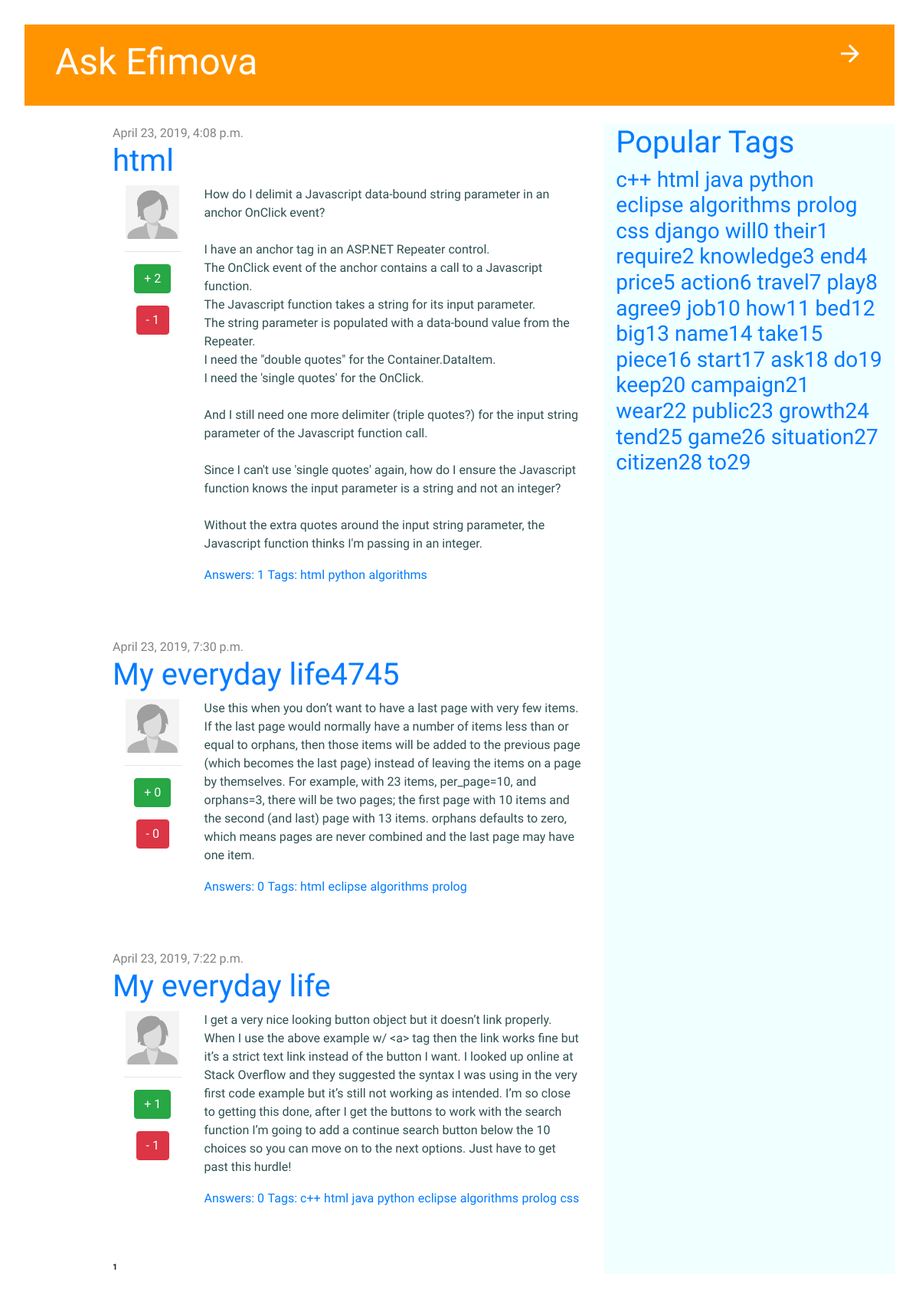
The page /posts/tag/2/ on the database its author committed.
### blog/models.py (models this page shows, shortened)
class Post(models.Model):
    author = models.ForeignKey(settings.AUTH_USER_MODEL, on_delete=models.CASCADE)
    title = models.CharField(max_length=200)
    text = models.TextField()
    created_date = models.DateTimeField(default=timezone.now)
    published_date = models.DateTimeField(blank=True, null=True)
    likes = models.ManyToManyField(MyUser, related_name='likes', blank=True)
    dislikes = models.ManyToManyField(MyUser, related_name='dislikes', blank=True)
    tags = models.ManyToManyField(Tag)
    def approved_comments(self):
        return self.comments.filter(approved_comment=True)

class Tag(models.Model):
    title = models.CharField(max_length=120, verbose_name=u"Заголовок ярлыка")
    def __str__(self):
        return self.title

### blog/views.py (the view)
# urls.py: path('posts/tag/<int:pk>/', views.posts_by_tag, name='posts_by_tag'),
def posts_by_tag(request, pk):
    tag = get_object_or_404(Tag, pk=pk)
    posts_list = tag.post_set.all()
    paginator = Paginator(posts_list, 3)
    page = request.GET.get('page')
    posts = paginator.get_page(page)
    tags = Tag.objects.all()
    return render(request, 'blog/post_list.html', {'posts': posts, 'tags': tags})

### blog/templates/blog/post_list.html (shortened to what this page needs)
{% extends 'blog/base.html' %}
{% block content %}
    {% for post in posts %}
        <div class="post">
            <div class="date">
                {{ post.published_date }}
            </div>
            <h1><a href="{% url 'post_detail' pk=post.pk %}">{{ post.title }}</a></h1>
            <div class="container">
                <div class="row">
                    <div class="col-md-2 text-center">
                        <img src="media/user.jpg" height="70" width="70">
                        <hr>
                        <form action="{% url 'like_post' %}" method="post">
                            <button type="submit" name="post_id" value="{{ post.id }}" class="btn btn-success">+ {{post.likes.count }}</button>
                        </form>
                        <form action="{% url 'dislike_post' %}" method="post">
                            <button type="submit" name="post_id" value="{{ post.id }}" class="btn btn-danger">- {{post.dislikes.count }}</button>
                        </form>
                    </div>
                    <div class="col-md-10">
                        <p>{{ post.text|linebreaksbr }}</p>
                        <a href="">Answers: {{ post.approved_comments.count }}</a>
                        <a href="">Tags: </a>
                        {% for tag in post.tags.all %}
                            <a href="{% url 'posts_by_tag' pk=tag.pk %}">{{ tag }}</a>
                        {% endfor %}
                    </div>
                </div>
            </div>
        </div>
    {% endfor %}
    {% include 'blog/paginator.html' %}
{% endblock %}

### blog/templates/blog/base.html (shortened to what this page needs)
{% load static %}
<html>
    <head>
        <link rel="stylesheet" href="https://stackpath.bootstrapcdn.com/bootstrap/4.3.1/css/bootstrap.min.css">
        <link rel="stylesheet" href="{% static 'css/blog.css' %}">
        <link rel="stylesheet" href="{% static 'css/icons.css' %}">
    </head>
    <div class="page-header">
        {% if user.is_authenticated %}
        <a href="{% url 'post_new' %}" class="top-menu">
            <i class="material-icons md-48">add</i>
        </a>
        <a href="{% url 'post_list' %}" class="top-menu">
            <i class="material-icons md-48">edit</i>
        </a>
        <a href="{% url 'profile' %}" class="top-menu">
            <i class="material-icons md-48">person</i>
        </a>
        <a href="{% url 'logout' %}" class="top-menu">
            <i class="material-icons md-48">exit_to_app</i>
        </a>
        <p class="top-menu">Hello, {{ user.username }}!</p>
        {% else %}
        <a href="{% url 'register' %}" class="top-menu">
            <i class="material-icons md-36">arrow_forward</i>
        </a>
        {% endif %}
        <h1><a href="/">Ask Efimova</a></h1>
    </div>
    <br>
    <div class="container">
        <div class="row">
            <div class="col-md-8">
                <div class="content">
                    {% block content %}
                    {% endblock %}
                </div>
            </div>
            <div class="col-md-4 blue">
                {% if tags%}
                <h1>
                    <span class="label label-info">
                        <a href="">Popular Tags</a>
                    </span>
                </h1>
                <h3>
                    {% for tag in tags %}
                    <span class="label label-warning"><a href="{% url 'posts_by_tag' pk=tag.pk %}">{{ tag.title }}</a></span>
                    {% endfor %}
                </h3>
                {% endif %}
            </div>
        </div>
    </div>
</html>

### blog/static/css/blog.css (style rules this page uses)
.page-header { background-color: #ff9400; margin-top: 0; padding: 20px 20px 20px 40px; }
.page-header h1, .page-header h1 a, .page-header h1 a:visited, .page-header h1 a:active { color: #ffffff; font-size: 36pt; text-decoration: none; }
.content { margin-left: 100px; }
h1, h2, h3, h4, h5, h6, p { color: darkslategrey; font-family: 'Margarine', cursive; }
a, button { font-family: 'Margarine', cursive; }
.date { font-family: 'Margarine', cursive; color: #828282; }
.top-menu, .top-menu:hover, .top-menu:visited { color: #ffffff; float: right; font-size: 26pt; margin-right: 20px; }
.post { margin-bottom: 70px; }
.blue { background-color: azure; }

### rows shown on the page
Post: published_date "April 23, 2019, 4:08 p.m.", title "html", likes.count "2", dislikes.count "1", text "How do I delimit a Javascript data-bound string parameter in an anchor OnClick event? I have an anchor tag in an ASP.NET Repeater control. The OnClick event of the anchor contains a call to a Javascript function. The Javascript function takes a string for its input parameter. The string parameter is populated with a data-bound value from the Repeater. I need the \"double quotes\" for the Container.DataItem. I need the 'single quotes' for the OnClick. And I still need one more delimiter (triple quotes?) for the input string parameter of the Javascript function call. Since I can't use 'single quotes' again, how do I ensure the Javascript function knows the input parameter is a string and not an…", approved_comments.count "1"
Tag: title "html"
Tag: title "python"
Tag: title "algorithms"
Post: published_date "April 23, 2019, 7:30 p.m.", title "My everyday life4745", likes.count "0", dislikes.count "0", text "Use this when you don’t want to have a last page with very few items. If the last page would normally have a number of items less than or equal to orphans, then those items will be added to the previous page (which becomes the last page) instead of leaving the items on a page by themselves. For example, with 23 items, per_page=10, and orphans=3, there will be two pages; the first page with 10 items and the second (and last) page with 13 items. orphans defaults to zero, which means pages are never combined and the last page may have one item.", approved_comments.count "0"
Tag: title "eclipse"
Tag: title "prolog"
Post: published_date "April 23, 2019, 7:22 p.m.", title "My everyday life", likes.count "1", dislikes.count "1", text "I get a very nice looking button object but it doesn’t link properly. When I use the above example w/ <a> tag then the link works fine but it’s a strict text link instead of the button I want. I looked up online at Stack Overflow and they suggested the syntax I was using in the very first code example but it’s still not working as intended. I’m so close to getting this done, after I get the buttons to work with the search function I’m going to add a continue search button below the 10 choices so you can move on to the next options. Just have to get past this hurdle!", approved_comments.count "0"
Tag: title "c++"
Tag: title "java"
Tag: title "css"
Tag: title "django"
Tag: title "will0"
Tag: title "their1"
Tag: title "require2"
Tag: title "knowledge3"
Tag: title "end4"
Tag: title "price5"
Tag: title "action6"
Tag: title "travel7"
Tag: title "play8"
Tag: title "agree9"
Tag: title "job10"
Tag: title "how11"
Tag: title "bed12"
Tag: title "big13"
Tag: title "name14"
Tag: title "take15"
Tag: title "piece16"
Tag: title "start17"
Tag: title "ask18"
Tag: title "do19"
Tag: title "keep20"
Tag: title "campaign21"
Tag: title "wear22"
Tag: title "public23"
Tag: title "growth24"
Tag: title "tend25"
Tag: title "game26"
Tag: title "situation27"
Tag: title "citizen28"
Tag: title "to29"

### other values the page prints
{{ num }} "1"
